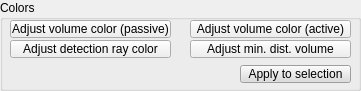
  <widget class="QGroupBox" name="groupBox_5">
   <property name="geometry">
    <rect>
     <x>10</x>
     <y>300</y>
     <width>361</width>
     <height>91</height>
    </rect>
   </property>
   <property name="title">
    <string>Colors</string>
   </property>
   <property name="flat">
    <bool>true</bool>
   </property>
   <widget class="QToolButton" name="qqPassiveVolumeColor">
    <property name="geometry">
     <rect>
      <x>10</x>
      <y>20</y>
      <width>161</width>
      <height>18</height>
     </rect>
    </property>
    <property name="focusPolicy">
     <enum>Qt::StrongFocus</enum>
    </property>
    <property name="text">
     <string>Adjust volume color (passive)</string>
    </property>
   </widget>
   <widget class="QToolButton" name="qqActiveVolumeColor">
    <property name="geometry">
     <rect>
      <x>190</x>
      <y>20</y>
      <width>161</width>
      <height>18</height>
     </rect>
    </property>
    <property name="focusPolicy">
     <enum>Qt::StrongFocus</enum>
    </property>
    <property name="text">
     <string>Adjust volume color (active)</string>
    </property>
   </widget>
   <widget class="QToolButton" name="qqRayColor">
    <property name="geometry">
     <rect>
      <x>10</x>
      <y>40</y>
      <width>161</width>
      <height>18</height>
     </rect>
    </property>
    <property name="focusPolicy">
     <enum>Qt::StrongFocus</enum>
    </property>
    <property name="text">
     <string>Adjust detection ray color</string>
    </property>
   </widget>
   <widget class="QToolButton" name="qqMinDistColor">
    <property name="geometry">
     <rect>
      <x>190</x>
      <y>40</y>
      <width>161</width>
      <height>18</height>
     </rect>
    </property>
    <property name="focusPolicy">
     <enum>Qt::StrongFocus</enum>
    </property>
    <property name="text">
     <string>Adjust min. dist. volume</string>
    </property>
   </widget>
   <widget class="QToolButton" name="qqApplyColors">
    <property name="geometry">
     <rect>
      <x>240</x>
      <y>65</y>
      <width>111</width>
      <height>18</height>
     </rect>
    </property>
    <property name="palette">
     <palette>
      <active>
       <colorrole role="WindowText">
        <brush brushstyle="SolidPattern">
         <color alpha="255">
          <red>0</red>
          <green>0</green>
          <blue>0</blue>
         </color>
        </brush>
       </colorrole>
       <colorrole role="Button">
        <brush brushstyle="SolidPattern">
         <color alpha="255">
          <red>220</red>
          <green>220</green>
          <blue>220</blue>
         </color>
        </brush>
       </colorrole>
       <colorrole role="Light">
        <brush brushstyle="SolidPattern">
         <color alpha="255">
          <red>255</red>
          <green>255</green>
          <blue>255</blue>
         </color>
        </brush>
       </colorrole>
       <colorrole role="Midlight">
        <brush brushstyle="SolidPattern">
         <color alpha="255">
          <red>237</red>
          <green>237</green>
          <blue>237</blue>
         </color>
        </brush>
       </colorrole>
       <colorrole role="Dark">
        <brush brushstyle="SolidPattern">
         <color alpha="255">
          <red>110</red>
          <green>110</green>
          <blue>110</blue>
         </color>
        </brush>
       </colorrole>
       <colorrole role="Mid">
        <brush brushstyle="SolidPattern">
         <color alpha="255">
          <red>147</red>
          <green>147</green>
          <blue>147</blue>
         </color>
        </brush>
       </colorrole>
       <colorrole role="Text">
        <brush brushstyle="SolidPattern">
         <color alpha="255">
          <red>0</red>
          <green>0</green>
          <blue>0</blue>
         </color>
        </brush>
       </colorrole>
       <colorrole role="BrightText">
        <brush brushstyle="SolidPattern">
         <color alpha="255">
          <red>255</red>
          <green>255</green>
          <blue>255</blue>
         </color>
        </brush>
       </colorrole>
       <colorrole role="ButtonText">
        <brush brushstyle="SolidPattern">
         <color alpha="255">
          <red>0</red>
          <green>0</green>
          <blue>0</blue>
         </color>
        </brush>
       </colorrole>
       <colorrole role="Base">
        <brush brushstyle="SolidPattern">
         <color alpha="255">
          <red>255</red>
          <green>255</green>
          <blue>255</blue>
         </color>
        </brush>
       </colorrole>
       <colorrole role="Window">
        <brush brushstyle="SolidPattern">
         <color alpha="255">
          <red>220</red>
          <green>220</green>
          <blue>220</blue>
         </color>
        </brush>
       </colorrole>
       <colorrole role="Shadow">
        <brush brushstyle="SolidPattern">
         <color alpha="255">
          <red>0</red>
          <green>0</green>
          <blue>0</blue>
         </color>
        </brush>
       </colorrole>
       <colorrole role="AlternateBase">
        <brush brushstyle="SolidPattern">
         <color alpha="255">
          <red>237</red>
          <green>237</green>
          <blue>237</blue>
         </color>
        </brush>
       </colorrole>
       <colorrole role="ToolTipBase">
        <brush brushstyle="SolidPattern">
         <color alpha="255">
          <red>255</red>
          <green>255</green>
          <blue>220</blue>
         </color>
        </brush>
       </colorrole>
       <colorrole role="ToolTipText">
        <brush brushstyle="SolidPattern">
         <color alpha="255">
          <red>0</red>
          <green>0</green>
          <blue>0</blue>
         </color>
        </brush>
       </colorrole>
      </active>
      <inactive>
       <colorrole role="WindowText">
        <brush brushstyle="SolidPattern">
         <color alpha="255">
          <red>0</red>
          <green>0</green>
          <blue>0</blue>
         </color>
        </brush>
       </colorrole>
       <colorrole role="Button">
        <brush brushstyle="SolidPattern">
         <color alpha="255">
          <red>220</red>
          <green>220</green>
          <blue>220</blue>
         </color>
        </brush>
       </colorrole>
       <colorrole role="Light">
        <brush brushstyle="SolidPattern">
         <color alpha="255">
          <red>255</red>
          <green>255</green>
          <blue>255</blue>
         </color>
        </brush>
       </colorrole>
       <colorrole role="Midlight">
        <brush brushstyle="SolidPattern">
         <color alpha="255">
          <red>237</red>
          <green>237</green>
          <blue>237</blue>
         </color>
        </brush>
       </colorrole>
       <colorrole role="Dark">
        <brush brushstyle="SolidPattern">
         <color alpha="255">
          <red>110</red>
          <green>110</green>
          <blue>110</blue>
         </color>
        </brush>
       </colorrole>
       <colorrole role="Mid">
        <brush brushstyle="SolidPattern">
         <color alpha="255">
          <red>147</red>
          <green>147</green>
          <blue>147</blue>
         </color>
        </brush>
       </colorrole>
       <colorrole role="Text">
        <brush brushstyle="SolidPattern">
         <color alpha="255">
          <red>0</red>
          <green>0</green>
          <blue>0</blue>
         </color>
        </brush>
       </colorrole>
       <colorrole role="BrightText">
        <brush brushstyle="SolidPattern">
         <color alpha="255">
          <red>255</red>
          <green>255</green>
          <blue>255</blue>
         </color>
        </brush>
       </colorrole>
       <colorrole role="ButtonText">
        <brush brushstyle="SolidPattern">
         <color alpha="255">
          <red>0</red>
          <green>0</green>
          <blue>0</blue>
         </color>
        </brush>
       </colorrole>
       <colorrole role="Base">
        <brush brushstyle="SolidPattern">
         <color alpha="255">
          <red>255</red>
          <green>255</green>
          <blue>255</blue>
         </color>
        </brush>
       </colorrole>
       <colorrole role="Window">
        <brush brushstyle="SolidPattern">
         <color alpha="255">
          <red>220</red>
          <green>220</green>
          <blue>220</blue>
         </color>
        </brush>
       </colorrole>
       <colorrole role="Shadow">
        <brush brushstyle="SolidPattern">
         <color alpha="255">
          <red>0</red>
          <green>0</green>
          <blue>0</blue>
         </color>
        </brush>
       </colorrole>
       <colorrole role="AlternateBase">
        <brush brushstyle="SolidPattern">
         <color alpha="255">
          <red>237</red>
          <green>237</green>
          <blue>237</blue>
         </color>
        </brush>
       </colorrole>
       <colorrole role="ToolTipBase">
        <brush brushstyle="SolidPattern">
         <color alpha="255">
          <red>255</red>
          <green>255</green>
          <blue>220</blue>
         </color>
        </brush>
       </colorrole>
       <colorrole role="ToolTipText">
        <brush brushstyle="SolidPattern">
         <color alpha="255">
          <red>0</red>
          <green>0</green>
          <blue>0</blue>
         </color>
        </brush>
       </colorrole>
      </inactive>
      <disabled>
       <colorrole role="WindowText">
        <brush brushstyle="SolidPattern">
         <color alpha="255">
          <red>110</red>
          <green>110</green>
          <blue>110</blue>
         </color>
        </brush>
       </colorrole>
       <colorrole role="Button">
        <brush brushstyle="SolidPattern">
         <color alpha="255">
          <red>220</red>
          <green>220</green>
          <blue>220</blue>
         </color>
        </brush>
       </colorrole>
       <colorrole role="Light">
        <brush brushstyle="SolidPattern">
         <color alpha="255">
          <red>255</red>
          <green>255</green>
          <blue>255</blue>
         </color>
        </brush>
       </colorrole>
       <colorrole role="Midlight">
        <brush brushstyle="SolidPattern">
         <color alpha="255">
          <red>237</red>
          <green>237</green>
          <blue>237</blue>
         </color>
        </brush>
       </colorrole>
       <colorrole role="Dark">
        <brush brushstyle="SolidPattern">
         <color alpha="255">
          <red>110</red>
          <green>110</green>
          <blue>110</blue>
         </color>
        </brush>
       </colorrole>
       <colorrole role="Mid">
        <brush brushstyle="SolidPattern">
         <color alpha="255">
          <red>147</red>
          <green>147</green>
          <blue>147</blue>
         </color>
        </brush>
       </colorrole>
       <colorrole role="Text">
        <brush brushstyle="SolidPattern">
         <color alpha="255">
          <red>110</red>
          <green>110</green>
          <blue>110</blue>
         </color>
        </brush>
       </colorrole>
       <colorrole role="BrightText">
        <brush brushstyle="SolidPattern">
         <color alpha="255">
          <red>255</red>
          <green>255</green>
          <blue>255</blue>
         </color>
        </brush>
       </colorrole>
       <colorrole role="ButtonText">
        <brush brushstyle="SolidPattern">
         <color alpha="255">
          <red>110</red>
          <green>110</green>
          <blue>110</blue>
         </color>
        </brush>
       </colorrole>
       <colorrole role="Base">
        <brush brushstyle="SolidPattern">
         <color alpha="255">
          <red>220</red>
          <green>220</green>
          <blue>220</blue>
         </color>
        </brush>
       </colorrole>
       <colorrole role="Window">
        <brush brushstyle="SolidPattern">
         <color alpha="255">
          <red>220</red>
          <green>220</green>
          <blue>220</blue>
         </color>
        </brush>
       </colorrole>
       <colorrole role="Shadow">
        <brush brushstyle="SolidPattern">
         <color alpha="255">
          <red>0</red>
          <green>0</green>
          <blue>0</blue>
         </color>
        </brush>
       </colorrole>
       <colorrole role="AlternateBase">
        <brush brushstyle="SolidPattern">
         <color alpha="255">
          <red>220</red>
          <green>220</green>
          <blue>220</blue>
         </color>
        </brush>
       </colorrole>
       <colorrole role="ToolTipBase">
        <brush brushstyle="SolidPattern">
         <color alpha="255">
          <red>255</red>
          <green>255</green>
          <blue>220</blue>
         </color>
        </brush>
       </colorrole>
       <colorrole role="ToolTipText">
        <brush brushstyle="SolidPattern">
         <color alpha="255">
          <red>0</red>
          <green>0</green>
          <blue>0</blue>
         </color>
        </brush>
       </colorrole>
      </disabled>
     </palette>
    </property>
    <property name="focusPolicy">
     <enum>Qt::StrongFocus</enum>
    </property>
    <property name="text">
     <string>Apply to selection</string>
    </property>
   </widget>
  </widget>
